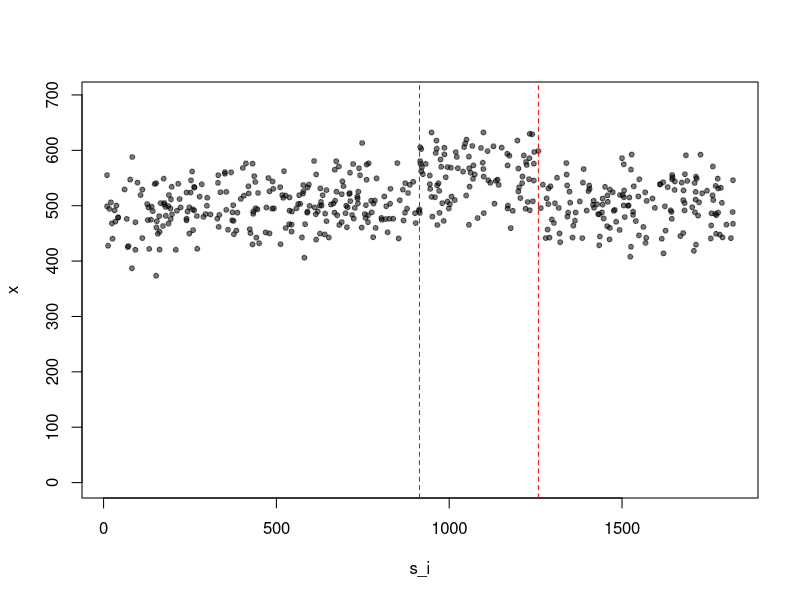
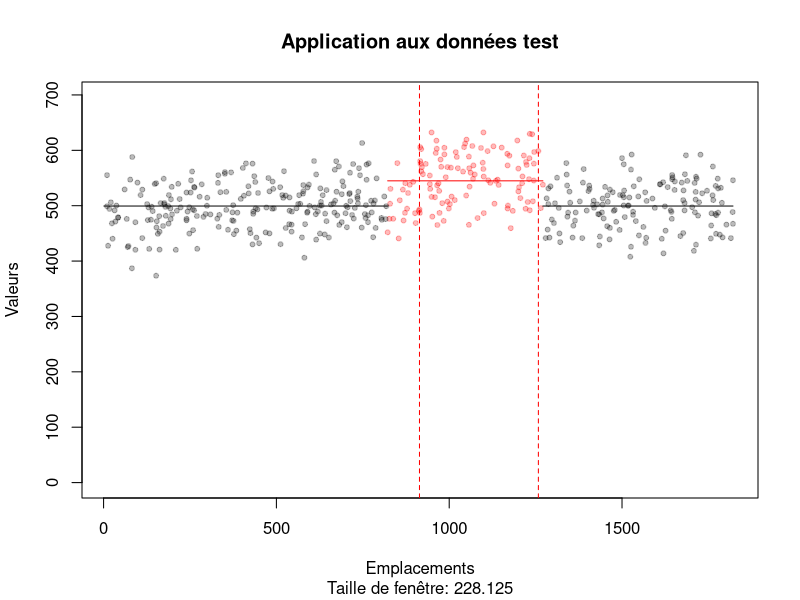

Reproduce these figures in R, in order.
## ---- chunk 1
knitr::opts_chunk$set(echo = TRUE)
## ---- chunk 2
n = 100
n_ann = 5
N = n*n_ann

x = rnorm(N, 500, 40) # Génère les valeurs
S = n_ann*365 # Nombre d'emplacements
s_i = sort(sample(S, N, replace=TRUE)) # Attribue les valeurs aux emplacements
t_ano = seq(N/2, N/2 + N/5)
x[t_ano] = x[t_ano] + 50 # Crée l'anomalie
plot(s_i, x, ylim=c(0, max(x)*1.1), pch=20, col='#00000088')
abline(v=c(s_i[t_ano[1]], s_i[tail(t_ano, 1)]), lty=2, col='red')
## ---- chunk 3
Like = function(vect, loc, bandwidth) {
  X = sum(vect)
  N = length(vect)
  mu = X/N
  sig2 = var(vect)
  
  s_vect = unique(loc)
  s_list = tapply(vect, loc, function(x) x) # Regroupe les valeurs par emplacement
  
  LLR = sapply(
    s_vect,
    function(s) {
      in_window = which(abs(s - s_vect) <= bandwidth)
      z = s_list[in_window]
      out = s_list[-in_window]
      
      x_z = Reduce('+', lapply(z, sum)) # Somme les valeurs sur la fenêtre
      n_z = Reduce('+', lapply(z, length)) # Compte les valeurs sur la fenêtre
      mu_z = x_z/n_z
      la_z = (X - x_z)/(N - n_z)
      
      sig_in = sum(unlist(z)^2) - 2*x_z*mu_z + n_z*mu_z^2 # Variance sur la fenêtre
      sig_out = sum(unlist(out)^2) - 2*(X-x_z)*la_z + (N-n_z)*la_z^2 # Hors de la fenêtre
      sig2_z = (sig_in + sig_out)/N # Variance commune du modèle avec anomalie
      
      LLR_z = N*log(sqrt(sig2)) + sum((vect - mu)^2)/(2*sig2) - N/2 - N*log(sqrt(sig2_z))
      
      return(LLR_z)
    }
  )
  
  max_idx = which.max(LLR)
  max_loc = s_vect[max_idx]
  T_stat = LLR[max_idx]
  return(list('T_stat'=T_stat, 'max_loc'=max_loc))
}

shuffle_Like = function(vect, loc, bandwidth, M=100){
  T_1 = Like(vect, loc, bandwidth)
  T_M = lapply(1:M, function(m) Like(vect, sample(loc, length(loc)), bandwidth))
  all_T = sapply(T_M, function(l) l$T_stat)
  R = rank(c(T_1$T_stat, all_T))[1]
  T_1[['R']] = R
  T_1[['p-value']] = R/(M+1)
  return(T_1)
}
## ---- chunk 4
h = S/(4*1:3)
#sapply(h, function(h0) Like(x, s, bandwidth=h0))
listlist = sapply(h, function(h0) shuffle_Like(x, s_i, h0, 100))
## ---- chunk 5
j = which.max(listlist['T_stat',])
h0 = h[j]
cluster_center = listlist[, j][['max_loc']]
in_cluster = abs(s_i - cluster_center) <= h0

x_in = x[in_cluster]
s_in = s_i[in_cluster]

x_out = x[!in_cluster]
s_out = s_i[!in_cluster]

mu_in = mean(x_in)
mu_out = mean(x_out)

plot(
  s_in,
  x_in,
  xlim=quantile(s_i, 0:1),
  ylim=c(0, max(x)*1.1),
  pch=20,
  col='#FF000044',
  main='Application aux données test',
  sub=paste('Taille de fenêtre', h0, sep=': '),
  xlab='Emplacements',
  ylab='Valeurs'
)

points(
  s_out,
  x_out,
  pch=20,
  col='#00000044'
)

abline(v=c(s_i[t_ano[1]], s_i[tail(t_ano, 1)]), lty=2, col='red', lwd=1)

cluster_start = s_i[which(in_cluster)[1]]
cluster_end = s_i[tail(which(in_cluster), 1)]

segments(x0=c(1, cluster_end), x1=c(cluster_start, tail(s_i, 1)), y0=mu_out, col='black', lty=1)
segments(x0=cluster_start, x1=cluster_end, y0=mu_in, col='red', lty=1)
